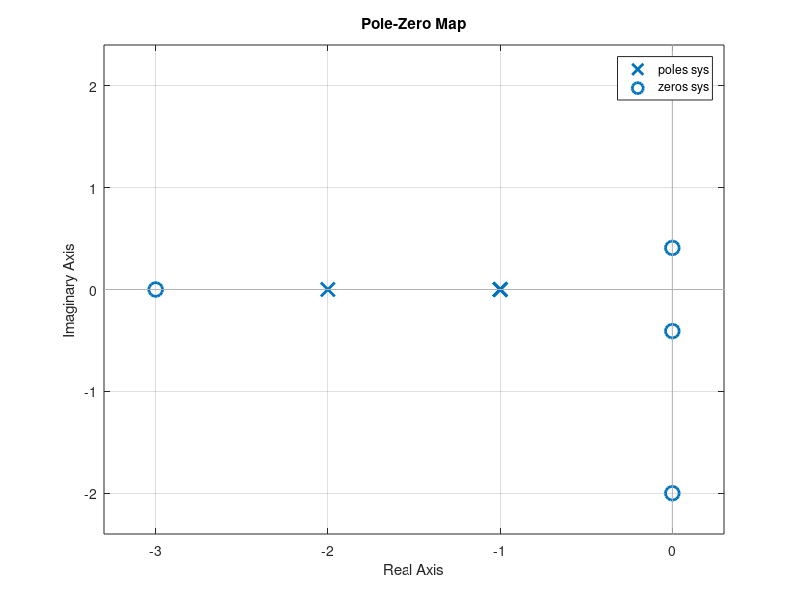

The MATLAB script that drew this image:
numg=[6 0 1]; deng=[1 3 3 1];sysg=tf(numg,deng); % 创建传递函数对象
z=zero(sysg);
p=pole(sysg);
n1=[1 1]; n2=[1 2]; d1=[1 2*i]; d2=[1 -2*i]; d3=[1 3]; % 定义H的分子分母
numh=conv(n1, n2); denh=conv(d1, conv(d2,d3)); % 等价于多项式相乘，H展开
sysh=tf(numh, denh);
sys=sysg/sysh; % G/H 组合
pzmap(sys);
